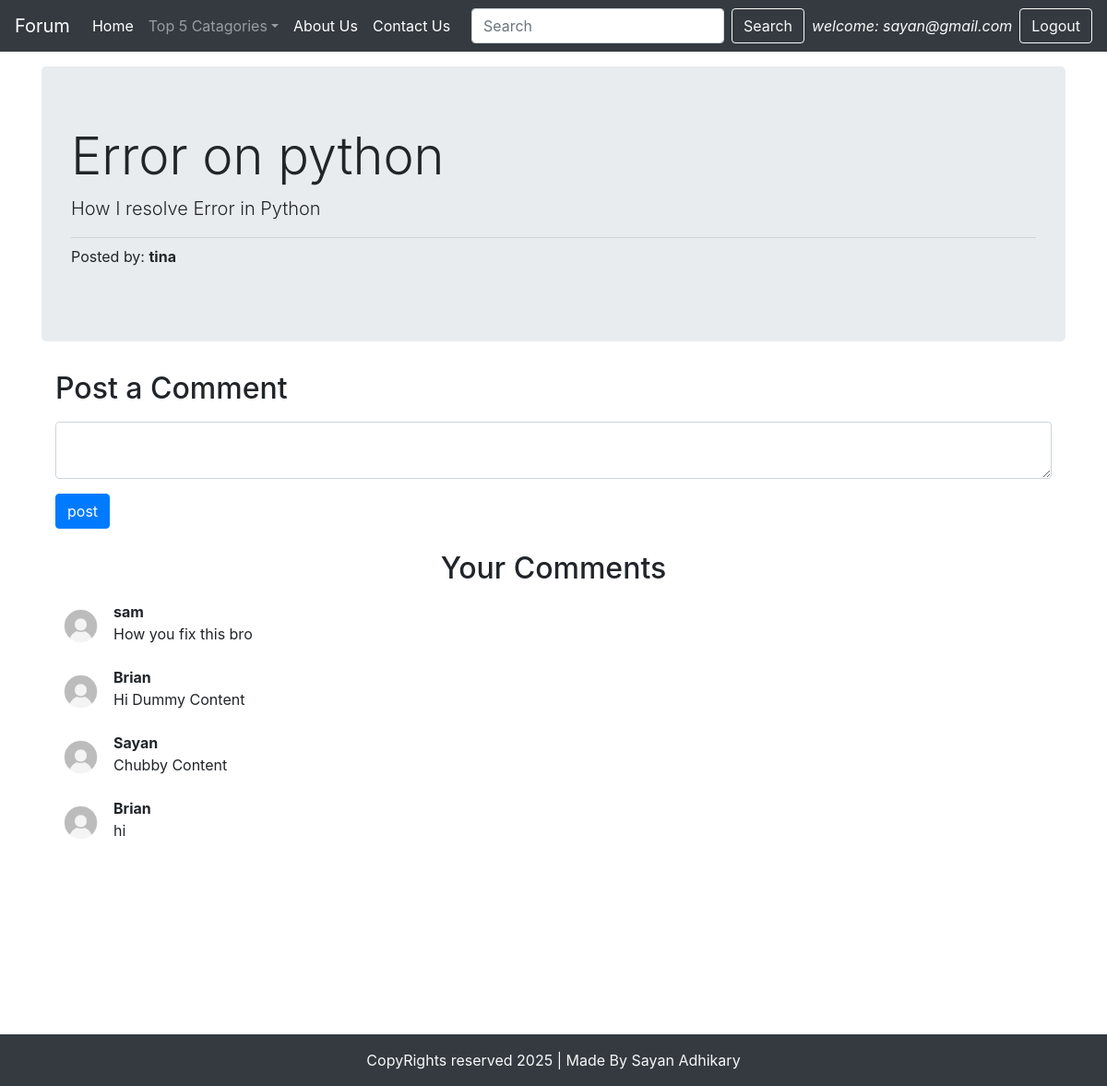
The page /threads.php?threadid=1 (signed in) on the database its author committed.
### tables this page shows
CREATE TABLE `threads` (
  `thread_id` int(11) NOT NULL,
  `thread_title` text NOT NULL,
  `thread_desc` text NOT NULL,
  `thread_cat_id` int(11) NOT NULL,
  `thread_user_id` int(11) NOT NULL,
  `Date` datetime NOT NULL DEFAULT current_timestamp()
);

CREATE TABLE `users` (
  `srn` int(11) NOT NULL,
  `Name` varchar(15) NOT NULL,
  `Email` text NOT NULL,
  `Password` text NOT NULL,
  `Date` datetime NOT NULL DEFAULT current_timestamp()
);

CREATE TABLE `comments` (
  `comment_id` int(11) NOT NULL,
  `comment_content` text NOT NULL,
  `thread_id` int(11) NOT NULL,
  `comment_by` int(11) NOT NULL,
  `Date` datetime NOT NULL DEFAULT current_timestamp()
);

### threads.php (the view, shortened to what this page needs)
<?php require "assets/dbconnect.php";
$id = $_GET['threadid'];
$sql = "SELECT * FROM `threads` WHERE thread_id = '$id'";
            $result = mysqli_query($con, $sql);
            while($row = mysqli_fetch_assoc($result)){
                $id =$row['thread_id'];
                $title = $row['thread_title'];
                $desc = $row['thread_desc'];
                $thuser_id = $row['thread_user_id'];
                $sql2 = "SELECT Name FROM `users` WHERE srn = '$thuser_id'";
                $result2 = mysqli_query($con, $sql2);
                $row2 = mysqli_fetch_assoc($result2);
                $postedby = $row2['Name'];
            }
?>
<!doctype html>
<html lang="en">
  <head>
    <link rel="stylesheet" href="https://cdn.jsdelivr.net/npm/bootstrap@4.6.2/dist/css/bootstrap.min.css">
  </head>
  <body>
    <?php include "assets/header.php";
    ?>
    <div class="container my-3">
            <div class="jumbotron">
                <h1 class="display-4"><?php echo $title; ?></h1>
                    <p class="lead"><?php echo $desc; ?></p>
                    <hr class="my-2">
                    <p>Posted by: <b><?php echo $postedby; ?></b></p>
            </div>
            <div class="container my-3">
          <h2 class="my-3">Post a Comment</h2>
          <?php
          if(isset($_SESSION['loggedin']) && $_SESSION['loggedin'] == true) {
         echo '<form action="'.$_SERVER["REQUEST_URI"].'" method="post">
                <div class="form-group">
                    <textarea name="comment" row="3" class="form-control"></textarea>
                    <input type="hidden" name="srn" value="'.$_SESSION["srn"].'">
                </div>
                <button type="submit" class="btn btn-primary">post</button>
          </form>
         </div>';
          } else {
            echo '<div class="jumbotron">
                <h1 class="display-4">You are not able to post a Comment</h1>
                    <p class="lead">If you want to post a Comment...Login First</p>
                    <hr class="my-2">
            </div>';
          }
        ?>
    </div>
    <div class="container my-4" id="footer">
      <h2 class="text-center">Your Comments</h2>
      <div class="container my-3">
<?php
    $sql = "SELECT * FROM `comments` WHERE thread_id = '$id'";
    $result = mysqli_query($con, $sql);
            while($row = mysqli_fetch_assoc($result)){
                $comment = $row['comment_content'];
                $postedby = $row['comment_by'];
                $sql2 = "SELECT Name FROM `users` WHERE srn = '$postedby'";
                $result2 = mysqli_query($con, $sql2);
                $row2 = mysqli_fetch_assoc($result2);
                $name = $row2['Name'];
                echo '<div class="media my-3">
                      <a class="d-flex" href="#">
                      <img src="img/user.png" height="55px" alt="image can not be displayed">
                      </a>
                      <div class="media-body my-0 ml-2">
                      <p class="font-weight-bold my-0">'.$name.'</p>
                      '.$comment.'
                      </div>
                    </div>';
            }
?>
      </div>
    </div>
    <?php include "assets/footer.php";?>
  </body>
</html>

### threads.php (style rules this page uses)
#footer { min-height: 500px; }

### rows shown on the page
threads: thread_title "Error on python", thread_desc "How I resolve Error in Python"
users: Name "tina"
comments: users.Name "sam", comment_content "How you fix this bro"
comments: users.Name "Brian", comment_content "Hi Dummy Content"
comments: users.Name "Sayan", comment_content "Chubby Content"
comments: users.Name "Brian", comment_content "hi"

### other values the page prints
$_SESSION['email'] "sayan@gmail.com"
